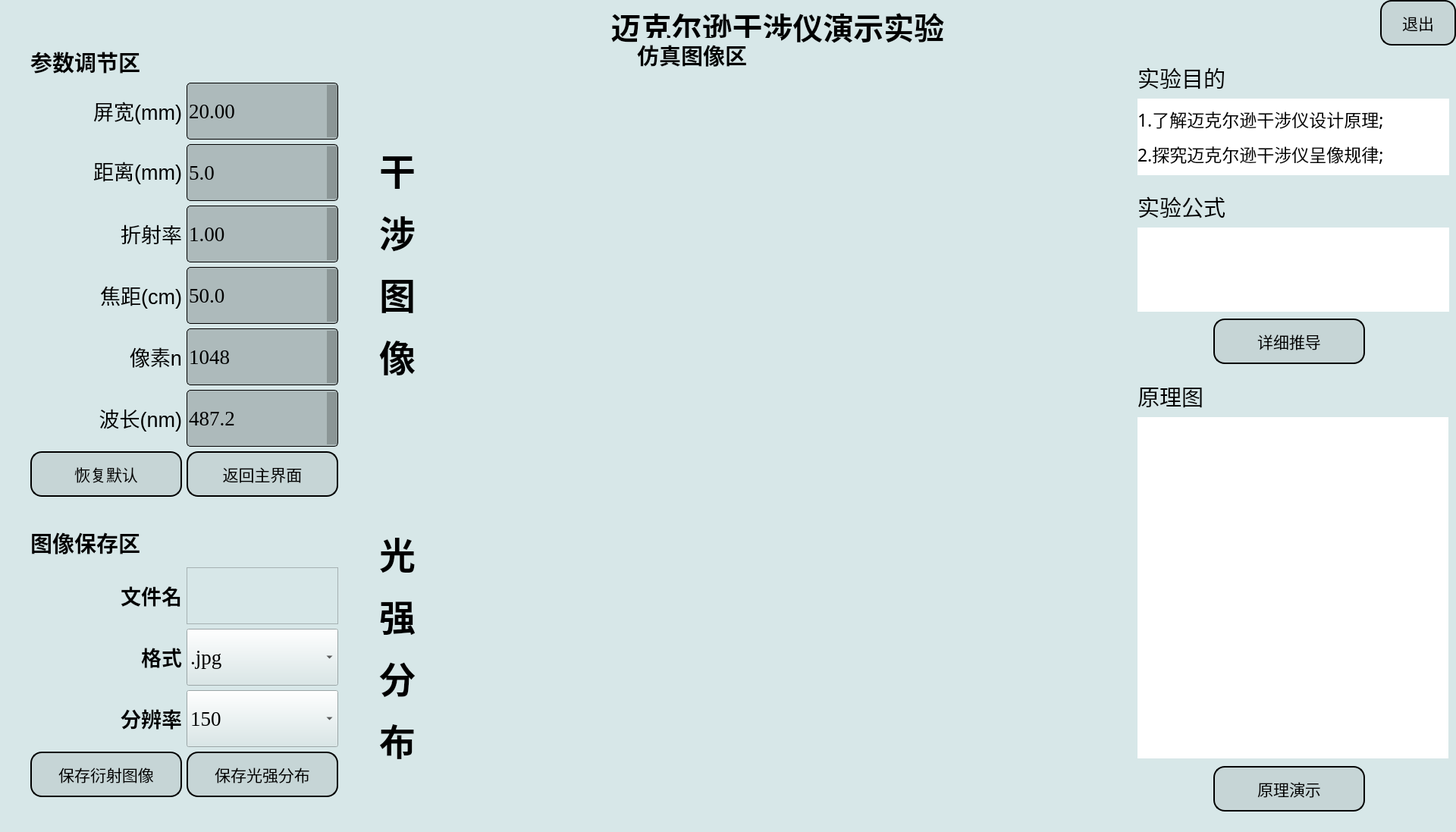
<?xml version="1.0" encoding="UTF-8"?>
<ui version="4.0">
 <class>MainWindow</class>
 <widget class="QWidget" name="MainWindow">
  <property name="geometry">
   <rect>
    <x>0</x>
    <y>0</y>
    <width>1920</width>
    <height>1097</height>
   </rect>
  </property>
  <property name="windowTitle">
   <string>Form</string>
  </property>
  <property name="styleSheet">
   <string notr="true">background-color: rgb(215, 231, 232);</string>
  </property>
  <widget class="QLabel" name="label">
   <property name="geometry">
    <rect>
     <x>580</x>
     <y>0</y>
     <width>891</width>
     <height>70</height>
    </rect>
   </property>
   <property name="font">
    <font>
     <family>宋体</family>
     <pointsize>30</pointsize>
    </font>
   </property>
   <property name="text">
    <string>&lt;html&gt;&lt;head/&gt;&lt;body&gt;&lt;p align=&quot;center&quot;&gt;&lt;span style=&quot; font-weight:600;&quot;&gt;迈克尔逊干涉仪演示实验&lt;/span&gt;&lt;/p&gt;&lt;/body&gt;&lt;/html&gt;</string>
   </property>
  </widget>
  <widget class="QWidget" name="formLayoutWidget">
   <property name="geometry">
    <rect>
     <x>40</x>
     <y>60</y>
     <width>411</width>
     <height>610</height>
    </rect>
   </property>
   <layout class="QFormLayout" name="formLayout">
    <property name="labelAlignment">
     <set>Qt::AlignLeading|Qt::AlignLeft|Qt::AlignTop</set>
    </property>
    <property name="formAlignment">
     <set>Qt::AlignLeading|Qt::AlignLeft|Qt::AlignTop</set>
    </property>
    <item row="0" column="0">
     <widget class="QLabel" name="label_4">
      <property name="font">
       <font>
        <family>宋体</family>
        <pointsize>22</pointsize>
       </font>
      </property>
      <property name="text">
       <string>&lt;html&gt;&lt;head/&gt;&lt;body&gt;&lt;p&gt;&lt;span style=&quot; font-weight:600;&quot;&gt;参数调节区&lt;/span&gt;&lt;/p&gt;&lt;/body&gt;&lt;/html&gt;</string>
      </property>
     </widget>
    </item>
    <item row="3" column="0">
     <widget class="QLabel" name="label_d">
      <property name="minimumSize">
       <size>
        <width>200</width>
        <height>0</height>
       </size>
      </property>
      <property name="text">
       <string>&lt;html&gt;&lt;head/&gt;&lt;body&gt;&lt;p align=&quot;right&quot;&gt;&lt;span style=&quot; font-size:20pt;&quot;&gt;距离(mm)&lt;/span&gt;&lt;/p&gt;&lt;/body&gt;&lt;/html&gt;</string>
      </property>
     </widget>
    </item>
    <item row="4" column="0">
     <widget class="QLabel" name="label_n">
      <property name="minimumSize">
       <size>
        <width>200</width>
        <height>75</height>
       </size>
      </property>
      <property name="text">
       <string>&lt;html&gt;&lt;head/&gt;&lt;body&gt;&lt;p align=&quot;right&quot;&gt;&lt;span style=&quot; font-size:20pt;&quot;&gt;折射率&lt;/span&gt;&lt;/p&gt;&lt;/body&gt;&lt;/html&gt;</string>
      </property>
     </widget>
    </item>
    <item row="6" column="0">
     <widget class="QLabel" name="label_N">
      <property name="minimumSize">
       <size>
        <width>200</width>
        <height>75</height>
       </size>
      </property>
      <property name="maximumSize">
       <size>
        <width>200</width>
        <height>16777215</height>
       </size>
      </property>
      <property name="text">
       <string>&lt;html&gt;&lt;head/&gt;&lt;body&gt;&lt;p align=&quot;right&quot;&gt;&lt;span style=&quot; font-size:20pt;&quot;&gt;像素n&lt;/span&gt;&lt;/p&gt;&lt;/body&gt;&lt;/html&gt;</string>
      </property>
     </widget>
    </item>
    <item row="7" column="0">
     <widget class="QLabel" name="label_lamda">
      <property name="minimumSize">
       <size>
        <width>200</width>
        <height>75</height>
       </size>
      </property>
      <property name="maximumSize">
       <size>
        <width>200</width>
        <height>16777215</height>
       </size>
      </property>
      <property name="text">
       <string>&lt;html&gt;&lt;head/&gt;&lt;body&gt;&lt;p align=&quot;right&quot;&gt;&lt;span style=&quot; font-size:20pt;&quot;&gt;波长(nm)&lt;/span&gt;&lt;/p&gt;&lt;/body&gt;&lt;/html&gt;</string>
      </property>
     </widget>
    </item>
    <item row="2" column="0">
     <widget class="QLabel" name="label_x">
      <property name="minimumSize">
       <size>
        <width>200</width>
        <height>75</height>
       </size>
      </property>
      <property name="maximumSize">
       <size>
        <width>200</width>
        <height>16777215</height>
       </size>
      </property>
      <property name="text">
       <string>&lt;html&gt;&lt;head/&gt;&lt;body&gt;&lt;p align=&quot;right&quot;&gt;&lt;span style=&quot; font-size:20pt;&quot;&gt;屏宽(mm)&lt;/span&gt;&lt;/p&gt;&lt;/body&gt;&lt;/html&gt;</string>
      </property>
     </widget>
    </item>
    <item row="5" column="0">
     <widget class="QLabel" name="label_f">
      <property name="minimumSize">
       <size>
        <width>200</width>
        <height>75</height>
       </size>
      </property>
      <property name="text">
       <string>&lt;html&gt;&lt;head/&gt;&lt;body&gt;&lt;p align=&quot;right&quot;&gt;&lt;span style=&quot; font-size:20pt;&quot;&gt;焦距(cm)&lt;/span&gt;&lt;/p&gt;&lt;/body&gt;&lt;/html&gt;</string>
      </property>
     </widget>
    </item>
    <item row="8" column="0">
     <widget class="QPushButton" name="pushButton_recover">
      <property name="minimumSize">
       <size>
        <width>200</width>
        <height>60</height>
       </size>
      </property>
      <property name="font">
       <font>
        <family>宋体</family>
        <pointsize>16</pointsize>
       </font>
      </property>
      <property name="styleSheet">
       <string notr="true">QPushButton {
    background-color: rgba(0,0,0,20);
    border: 1px solid #dcdfe6;
    padding: 10px;
    border-radius: 15px;
    border:2px solid rgb(0, 0, 0);
}

QPushButton:hover {
    background-color: #ecf5ff;
    color: #000000;
}

QPushButton:pressed, QPushButton:checked {
    border: 1px solid #3a8ee6;
    color: #409eff;
}

#button3 {
    border-radius: 20px;
}</string>
      </property>
      <property name="text">
       <string>恢复默认</string>
      </property>
     </widget>
    </item>
    <item row="8" column="1">
     <widget class="QPushButton" name="pushButton_return">
      <property name="minimumSize">
       <size>
        <width>200</width>
        <height>60</height>
       </size>
      </property>
      <property name="maximumSize">
       <size>
        <width>200</width>
        <height>16777215</height>
       </size>
      </property>
      <property name="font">
       <font>
        <family>宋体</family>
        <pointsize>16</pointsize>
       </font>
      </property>
      <property name="styleSheet">
       <string notr="true">QPushButton {
    background-color: rgba(0,0,0,20);
    border: 1px solid #dcdfe6;
    padding: 10px;
    border-radius: 15px;
    border:2px solid rgb(0, 0, 0);
}

QPushButton:hover {
    background-color: #ecf5ff;
    color: #000000;
}

QPushButton:pressed, QPushButton:checked {
    border: 1px solid #3a8ee6;
    color: #409eff;
}

#button3 {
    border-radius: 20px;
}</string>
      </property>
      <property name="text">
       <string>返回主界面</string>
      </property>
     </widget>
    </item>
    <item row="7" column="1">
     <widget class="QDoubleSpinBox" name="SpinBox_lamda">
      <property name="minimumSize">
       <size>
        <width>0</width>
        <height>75</height>
       </size>
      </property>
      <property name="maximumSize">
       <size>
        <width>200</width>
        <height>16777215</height>
       </size>
      </property>
      <property name="font">
       <font>
        <family>Times New Roman</family>
        <pointsize>20</pointsize>
       </font>
      </property>
      <property name="styleSheet">
       <string notr="true">/*QSpinBox*/
QDoubleSpinBox {
padding-right: 15px; /* make room for the arrows */
border:1px solid black;
border-radius:5px;
background:rgba(0,0,0,50);
}
/*
QDoubleSpinBox::up-button {
border-image:url(:/image/images/up_arrow.png)
}

QSpinBox::down-button {
border-image:url(:/image/images/down_arrow.png)
}
*/

QDoubleSpinBox::up-button:pressed {
margin-top:3px;
}

QDoubleSpinBox::down-button:pressed {
margin-bottom:3px;
}</string>
      </property>
      <property name="decimals">
       <number>1</number>
      </property>
      <property name="minimum">
       <double>400.000000000000000</double>
      </property>
      <property name="maximum">
       <double>780.000000000000000</double>
      </property>
      <property name="singleStep">
       <double>0.100000000000000</double>
      </property>
      <property name="value">
       <double>487.199999999999989</double>
      </property>
     </widget>
    </item>
    <item row="2" column="1">
     <widget class="QDoubleSpinBox" name="SpinBox_x">
      <property name="minimumSize">
       <size>
        <width>200</width>
        <height>75</height>
       </size>
      </property>
      <property name="maximumSize">
       <size>
        <width>200</width>
        <height>16777215</height>
       </size>
      </property>
      <property name="font">
       <font>
        <family>Times New Roman</family>
        <pointsize>20</pointsize>
       </font>
      </property>
      <property name="styleSheet">
       <string notr="true">/*QSpinBox*/
QDoubleSpinBox {
padding-right: 15px; /* make room for the arrows */
border:1px solid black;
border-radius:5px;
background:rgba(0,0,0,50);
}
/*
QDoubleSpinBox::up-button {
border-image:url(:/image/images/up_arrow.png)
}

QSpinBox::down-button {
border-image:url(:/image/images/down_arrow.png)
}
*/

QDoubleSpinBox::up-button:pressed {
margin-top:3px;
}

QDoubleSpinBox::down-button:pressed {
margin-bottom:3px;
}</string>
      </property>
      <property name="decimals">
       <number>2</number>
      </property>
      <property name="minimum">
       <double>0.010000000000000</double>
      </property>
      <property name="maximum">
       <double>20.000000000000000</double>
      </property>
      <property name="singleStep">
       <double>0.010000000000000</double>
      </property>
      <property name="value">
       <double>20.000000000000000</double>
      </property>
     </widget>
    </item>
    <item row="3" column="1">
     <widget class="QDoubleSpinBox" name="SpinBox_d">
      <property name="minimumSize">
       <size>
        <width>0</width>
        <height>75</height>
       </size>
      </property>
      <property name="maximumSize">
       <size>
        <width>200</width>
        <height>16777215</height>
       </size>
      </property>
      <property name="font">
       <font>
        <family>Times New Roman</family>
        <pointsize>20</pointsize>
       </font>
      </property>
      <property name="styleSheet">
       <string notr="true">/*QSpinBox*/
QDoubleSpinBox {
padding-right: 15px; /* make room for the arrows */
border:1px solid black;
border-radius:5px;
background:rgba(0,0,0,50);
}
/*
QDoubleSpinBox::up-button {
border-image:url(:/image/images/up_arrow.png)
}

QSpinBox::down-button {
border-image:url(:/image/images/down_arrow.png)
}
*/

QDoubleSpinBox::up-button:pressed {
margin-top:3px;
}

QDoubleSpinBox::down-button:pressed {
margin-bottom:3px;
}</string>
      </property>
      <property name="decimals">
       <number>1</number>
      </property>
      <property name="minimum">
       <double>0.000000000000000</double>
      </property>
      <property name="maximum">
       <double>10.000000000000000</double>
      </property>
      <property name="singleStep">
       <double>0.010000000000000</double>
      </property>
      <property name="value">
       <double>5.000000000000000</double>
      </property>
     </widget>
    </item>
    <item row="4" column="1">
     <widget class="QDoubleSpinBox" name="SpinBox_n">
      <property name="minimumSize">
       <size>
        <width>0</width>
        <height>75</height>
       </size>
      </property>
      <property name="maximumSize">
       <size>
        <width>200</width>
        <height>16777215</height>
       </size>
      </property>
      <property name="font">
       <font>
        <family>Times New Roman</family>
        <pointsize>20</pointsize>
       </font>
      </property>
      <property name="styleSheet">
       <string notr="true">/*QSpinBox*/
QDoubleSpinBox {
padding-right: 15px; /* make room for the arrows */
border:1px solid black;
border-radius:5px;
background:rgba(0,0,0,50);
}
/*
QDoubleSpinBox::up-button {
border-image:url(:/image/images/up_arrow.png)
}

QSpinBox::down-button {
border-image:url(:/image/images/down_arrow.png)
}
*/

QDoubleSpinBox::up-button:pressed {
margin-top:3px;
}

QDoubleSpinBox::down-button:pressed {
margin-bottom:3px;
}</string>
      </property>
      <property name="decimals">
       <number>2</number>
      </property>
      <property name="minimum">
       <double>1.000000000000000</double>
      </property>
      <property name="maximum">
       <double>100.000000000000000</double>
      </property>
      <property name="singleStep">
       <double>0.010000000000000</double>
      </property>
      <property name="value">
       <double>1.000000000000000</double>
      </property>
     </widget>
    </item>
    <item row="5" column="1">
     <widget class="QDoubleSpinBox" name="SpinBox_f">
      <property name="minimumSize">
       <size>
        <width>0</width>
        <height>75</height>
       </size>
      </property>
      <property name="maximumSize">
       <size>
        <width>200</width>
        <height>16777215</height>
       </size>
      </property>
      <property name="font">
       <font>
        <family>Times New Roman</family>
        <pointsize>20</pointsize>
       </font>
      </property>
      <property name="styleSheet">
       <string notr="true">/*QSpinBox*/
QDoubleSpinBox {
padding-right: 15px; /* make room for the arrows */
border:1px solid black;
border-radius:5px;
background:rgba(0,0,0,50);
}
/*
QDoubleSpinBox::up-button {
border-image:url(:/image/images/up_arrow.png)
}

QSpinBox::down-button {
border-image:url(:/image/images/down_arrow.png)
}
*/

QDoubleSpinBox::up-button:pressed {
margin-top:3px;
}

QDoubleSpinBox::down-button:pressed {
margin-bottom:3px;
}</string>
      </property>
      <property name="decimals">
       <number>1</number>
      </property>
      <property name="minimum">
       <double>0.000000000000000</double>
      </property>
      <property name="maximum">
       <double>100.000000000000000</double>
      </property>
      <property name="singleStep">
       <double>0.100000000000000</double>
      </property>
      <property name="value">
       <double>50.000000000000000</double>
      </property>
     </widget>
    </item>
    <item row="6" column="1">
     <widget class="QSpinBox" name="SpinBox_N">
      <property name="minimumSize">
       <size>
        <width>0</width>
        <height>75</height>
       </size>
      </property>
      <property name="maximumSize">
       <size>
        <width>200</width>
        <height>16777215</height>
       </size>
      </property>
      <property name="font">
       <font>
        <family>Times New Roman</family>
        <pointsize>20</pointsize>
        <weight>50</weight>
        <bold>false</bold>
       </font>
      </property>
      <property name="styleSheet">
       <string notr="true">/*QSpinBox*/
QSpinBox {
padding-right: 15px; /* make room for the arrows */
border:1px solid black;
border-radius:5px;
background:rgba(0,0,0,50);
}
/*
QDoubleSpinBox::up-button {
border-image:url(:/image/images/up_arrow.png)
}

QSpinBox::down-button {
border-image:url(:/image/images/down_arrow.png)
}
*/

QSpinBox::up-button:pressed {
margin-top:3px;
}

QSpinBox::down-button:pressed {
margin-bottom:3px;
}</string>
      </property>
      <property name="minimum">
       <number>200</number>
      </property>
      <property name="maximum">
       <number>2000</number>
      </property>
      <property name="value">
       <number>1048</number>
      </property>
     </widget>
    </item>
   </layout>
   <zorder>label_4</zorder>
   <zorder>label_x</zorder>
   <zorder>label_d</zorder>
   <zorder>label_n</zorder>
   <zorder>label_f</zorder>
   <zorder>label_N</zorder>
   <zorder>label_lamda</zorder>
   <zorder>pushButton_recover</zorder>
   <zorder>pushButton_return</zorder>
   <zorder>SpinBox_lamda</zorder>
   <zorder>SpinBox_N</zorder>
   <zorder>SpinBox_f</zorder>
   <zorder>SpinBox_n</zorder>
   <zorder>SpinBox_d</zorder>
   <zorder>SpinBox_x</zorder>
  </widget>
  <widget class="QWidget" name="formLayoutWidget_2">
   <property name="geometry">
    <rect>
     <x>40</x>
     <y>690</y>
     <width>411</width>
     <height>361</height>
    </rect>
   </property>
   <layout class="QFormLayout" name="formLayout_2">
    <property name="labelAlignment">
     <set>Qt::AlignLeading|Qt::AlignLeft|Qt::AlignTop</set>
    </property>
    <property name="formAlignment">
     <set>Qt::AlignLeading|Qt::AlignLeft|Qt::AlignTop</set>
    </property>
    <item row="0" column="0">
     <widget class="QLabel" name="label_5">
      <property name="font">
       <font>
        <family>宋体</family>
        <pointsize>22</pointsize>
       </font>
      </property>
      <property name="text">
       <string>&lt;html&gt;&lt;head/&gt;&lt;body&gt;&lt;p&gt;&lt;span style=&quot; font-weight:600;&quot;&gt;图像保存区&lt;/span&gt;&lt;/p&gt;&lt;/body&gt;&lt;/html&gt;</string>
      </property>
     </widget>
    </item>
    <item row="1" column="0">
     <widget class="QLabel" name="label_x_2">
      <property name="minimumSize">
       <size>
        <width>200</width>
        <height>75</height>
       </size>
      </property>
      <property name="maximumSize">
       <size>
        <width>200</width>
        <height>75</height>
       </size>
      </property>
      <property name="text">
       <string>&lt;html&gt;&lt;head/&gt;&lt;body&gt;&lt;p align=&quot;right&quot;&gt;&lt;span style=&quot; font-size:20pt; font-weight:600;&quot;&gt;文件名&lt;/span&gt;&lt;/p&gt;&lt;/body&gt;&lt;/html&gt;</string>
      </property>
     </widget>
    </item>
    <item row="2" column="1">
     <widget class="QComboBox" name="comboBox_style">
      <property name="minimumSize">
       <size>
        <width>200</width>
        <height>75</height>
       </size>
      </property>
      <property name="maximumSize">
       <size>
        <width>200</width>
        <height>75</height>
       </size>
      </property>
      <property name="font">
       <font>
        <family>Times New Roman</family>
        <pointsize>20</pointsize>
       </font>
      </property>
      <property name="styleSheet">
       <string notr="true"/>
      </property>
      <item>
       <property name="text">
        <string>.jpg</string>
       </property>
      </item>
      <item>
       <property name="text">
        <string>.png</string>
       </property>
      </item>
      <item>
       <property name="text">
        <string>.bmp</string>
       </property>
      </item>
     </widget>
    </item>
    <item row="2" column="0">
     <widget class="QLabel" name="label_d_2">
      <property name="minimumSize">
       <size>
        <width>200</width>
        <height>75</height>
       </size>
      </property>
      <property name="maximumSize">
       <size>
        <width>200</width>
        <height>75</height>
       </size>
      </property>
      <property name="text">
       <string>&lt;html&gt;&lt;head/&gt;&lt;body&gt;&lt;p align=&quot;right&quot;&gt;&lt;span style=&quot; font-size:20pt; font-weight:600;&quot;&gt;格式&lt;/span&gt;&lt;/p&gt;&lt;/body&gt;&lt;/html&gt;</string>
      </property>
     </widget>
    </item>
    <item row="3" column="1">
     <widget class="QComboBox" name="comboBox_N">
      <property name="minimumSize">
       <size>
        <width>200</width>
        <height>75</height>
       </size>
      </property>
      <property name="maximumSize">
       <size>
        <width>200</width>
        <height>75</height>
       </size>
      </property>
      <property name="font">
       <font>
        <family>Times New Roman</family>
        <pointsize>20</pointsize>
       </font>
      </property>
      <item>
       <property name="text">
        <string>150</string>
       </property>
      </item>
      <item>
       <property name="text">
        <string>300</string>
       </property>
      </item>
      <item>
       <property name="text">
        <string>450</string>
       </property>
      </item>
      <item>
       <property name="text">
        <string>600</string>
       </property>
      </item>
     </widget>
    </item>
    <item row="3" column="0">
     <widget class="QLabel" name="label_n_2">
      <property name="minimumSize">
       <size>
        <width>200</width>
        <height>75</height>
       </size>
      </property>
      <property name="maximumSize">
       <size>
        <width>200</width>
        <height>75</height>
       </size>
      </property>
      <property name="text">
       <string>&lt;html&gt;&lt;head/&gt;&lt;body&gt;&lt;p align=&quot;right&quot;&gt;&lt;span style=&quot; font-size:20pt; font-weight:600;&quot;&gt;分辨率&lt;/span&gt;&lt;/p&gt;&lt;/body&gt;&lt;/html&gt;</string>
      </property>
     </widget>
    </item>
    <item row="4" column="1">
     <widget class="QPushButton" name="pushButton_Save2">
      <property name="minimumSize">
       <size>
        <width>200</width>
        <height>60</height>
       </size>
      </property>
      <property name="maximumSize">
       <size>
        <width>200</width>
        <height>16777215</height>
       </size>
      </property>
      <property name="font">
       <font>
        <family>宋体</family>
        <pointsize>16</pointsize>
       </font>
      </property>
      <property name="styleSheet">
       <string notr="true">QPushButton {
    background-color: rgba(0,0,0,20);
    border: 1px solid #dcdfe6;
    padding: 10px;
    border-radius: 15px;
    border:2px solid rgb(0, 0, 0);
}

QPushButton:hover {
    background-color: #ecf5ff;
    color: #000000;
}

QPushButton:pressed, QPushButton:checked {
    border: 1px solid #3a8ee6;
    color: #409eff;
}

#button3 {
    border-radius: 20px;
}</string>
      </property>
      <property name="text">
       <string>保存光强分布</string>
      </property>
     </widget>
    </item>
    <item row="4" column="0">
     <widget class="QPushButton" name="pushButton_Save1">
      <property name="minimumSize">
       <size>
        <width>200</width>
        <height>60</height>
       </size>
      </property>
      <property name="font">
       <font>
        <family>宋体</family>
        <pointsize>16</pointsize>
       </font>
      </property>
      <property name="styleSheet">
       <string notr="true">QPushButton {
    background-color: rgba(0,0,0,20);
    border: 1px solid #dcdfe6;
    padding: 10px;
    border-radius: 15px;
    border:2px solid rgb(0, 0, 0);
}

QPushButton:hover {
    background-color: #ecf5ff;
    color: #000000;
}

QPushButton:pressed, QPushButton:checked {
    border: 1px solid #3a8ee6;
    color: #409eff;
}

#button3 {
    border-radius: 20px;
}</string>
      </property>
      <property name="text">
       <string>保存衍射图像</string>
      </property>
     </widget>
    </item>
    <item row="1" column="1">
     <widget class="QTextEdit" name="textEdit_name">
      <property name="maximumSize">
       <size>
        <width>200</width>
        <height>75</height>
       </size>
      </property>
      <property name="font">
       <font>
        <family>宋体</family>
        <pointsize>18</pointsize>
       </font>
      </property>
     </widget>
    </item>
   </layout>
   <zorder>label_5</zorder>
   <zorder>label_x_2</zorder>
   <zorder>textEdit_name</zorder>
   <zorder>label_d_2</zorder>
   <zorder>comboBox_style</zorder>
   <zorder>label_n_2</zorder>
   <zorder>comboBox_N</zorder>
   <zorder>pushButton_Save1</zorder>
   <zorder>pushButton_Save2</zorder>
  </widget>
  <widget class="QWidget" name="formLayoutWidget_3">
   <property name="geometry">
    <rect>
     <x>500</x>
     <y>90</y>
     <width>72</width>
     <height>1018</height>
    </rect>
   </property>
   <layout class="QFormLayout" name="formLayout_3">
    <item row="0" column="1">
     <layout class="QFormLayout" name="formLayout_4"/>
    </item>
    <item row="2" column="0">
     <widget class="QLabel" name="label_I">
      <property name="minimumSize">
       <size>
        <width>0</width>
        <height>500</height>
       </size>
      </property>
      <property name="maximumSize">
       <size>
        <width>100</width>
        <height>400</height>
       </size>
      </property>
      <property name="text">
       <string>&lt;html&gt;&lt;head/&gt;&lt;body&gt;&lt;p&gt;&lt;span style=&quot; font-size:36pt; font-weight:600;&quot;&gt;光&lt;/span&gt;&lt;/p&gt;&lt;p&gt;&lt;span style=&quot; font-size:36pt; font-weight:600;&quot;&gt;强&lt;/span&gt;&lt;/p&gt;&lt;p&gt;&lt;span style=&quot; font-size:36pt; font-weight:600;&quot;&gt;分&lt;/span&gt;&lt;/p&gt;&lt;p&gt;&lt;span style=&quot; font-size:36pt; font-weight:600;&quot;&gt;布&lt;/span&gt;&lt;/p&gt;&lt;/body&gt;&lt;/html&gt;</string>
      </property>
     </widget>
    </item>
    <item row="1" column="0">
     <widget class="QLabel" name="label_diffraction">
      <property name="minimumSize">
       <size>
        <width>0</width>
        <height>500</height>
       </size>
      </property>
      <property name="maximumSize">
       <size>
        <width>100</width>
        <height>500</height>
       </size>
      </property>
      <property name="text">
       <string>&lt;html&gt;&lt;head/&gt;&lt;body&gt;&lt;p&gt;&lt;span style=&quot; font-size:36pt; font-weight:600;&quot;&gt;干&lt;/span&gt;&lt;/p&gt;&lt;p&gt;&lt;span style=&quot; font-size:36pt; font-weight:600;&quot;&gt;涉&lt;/span&gt;&lt;/p&gt;&lt;p&gt;&lt;span style=&quot; font-size:36pt; font-weight:600;&quot;&gt;图&lt;/span&gt;&lt;/p&gt;&lt;p&gt;&lt;span style=&quot; font-size:36pt; font-weight:600;&quot;&gt;像&lt;/span&gt;&lt;/p&gt;&lt;/body&gt;&lt;/html&gt;</string>
      </property>
     </widget>
    </item>
   </layout>
  </widget>
  <widget class="QPushButton" name="pushButton_exit">
   <property name="geometry">
    <rect>
     <x>1820</x>
     <y>0</y>
     <width>100</width>
     <height>60</height>
    </rect>
   </property>
   <property name="minimumSize">
    <size>
     <width>100</width>
     <height>60</height>
    </size>
   </property>
   <property name="maximumSize">
    <size>
     <width>100</width>
     <height>16777215</height>
    </size>
   </property>
   <property name="font">
    <font>
     <family>宋体</family>
     <pointsize>16</pointsize>
    </font>
   </property>
   <property name="styleSheet">
    <string notr="true">QPushButton {
    background-color: rgba(0,0,0,20);
    border: 1px solid #dcdfe6;
    padding: 10px;
    border-radius: 15px;
    border:2px solid rgb(0, 0, 0);
}

QPushButton:hover {
    background-color: #ecf5ff;
    color: #000000;
}

QPushButton:pressed, QPushButton:checked {
    border: 1px solid #3a8ee6;
    color: #409eff;
}

#button3 {
    border-radius: 20px;
}</string>
   </property>
   <property name="text">
    <string>退出</string>
   </property>
  </widget>
  <widget class="QWidget" name="formLayoutWidget_4">
   <property name="geometry">
    <rect>
     <x>610</x>
     <y>310</y>
     <width>1021</width>
     <height>341</height>
    </rect>
   </property>
   <layout class="QFormLayout" name="formLayout_diffraction"/>
  </widget>
  <widget class="QWidget" name="formLayoutWidget_5">
   <property name="geometry">
    <rect>
     <x>610</x>
     <y>680</y>
     <width>1021</width>
     <height>391</height>
    </rect>
   </property>
   <layout class="QFormLayout" name="formLayout_I"/>
  </widget>
  <widget class="QLabel" name="label_7">
   <property name="geometry">
    <rect>
     <x>840</x>
     <y>50</y>
     <width>190</width>
     <height>46</height>
    </rect>
   </property>
   <property name="font">
    <font>
     <family>宋体</family>
     <pointsize>22</pointsize>
    </font>
   </property>
   <property name="text">
    <string>&lt;html&gt;&lt;head/&gt;&lt;body&gt;&lt;p&gt;&lt;span style=&quot; font-weight:600;&quot;&gt;仿真图像区&lt;/span&gt;&lt;/p&gt;&lt;/body&gt;&lt;/html&gt;</string>
   </property>
  </widget>
  <widget class="QLabel" name="label_8">
   <property name="geometry">
    <rect>
     <x>1500</x>
     <y>80</y>
     <width>191</width>
     <height>46</height>
    </rect>
   </property>
   <property name="font">
    <font>
     <family>宋体</family>
     <pointsize>22</pointsize>
    </font>
   </property>
   <property name="text">
    <string>&lt;html&gt;&lt;head/&gt;&lt;body&gt;&lt;p&gt;实验目的&lt;/p&gt;&lt;/body&gt;&lt;/html&gt;</string>
   </property>
  </widget>
  <widget class="QLabel" name="label_2">
   <property name="geometry">
    <rect>
     <x>1500</x>
     <y>130</y>
     <width>411</width>
     <height>101</height>
    </rect>
   </property>
   <property name="font">
    <font>
     <family>宋体</family>
     <pointsize>18</pointsize>
    </font>
   </property>
   <property name="styleSheet">
    <string notr="true">background-color:rgb(255, 255, 255)</string>
   </property>
   <property name="text">
    <string>&lt;html&gt;&lt;head/&gt;&lt;body&gt;&lt;p&gt;&lt;span style=&quot; font-size:17pt;&quot;&gt;1.了解迈克尔逊干涉仪设计原理;&lt;/span&gt;&lt;/p&gt;&lt;p&gt;&lt;span style=&quot; font-size:17pt;&quot;&gt;2.探究迈克尔逊干涉仪呈像规律;&lt;/span&gt;&lt;/p&gt;&lt;/body&gt;&lt;/html&gt;</string>
   </property>
  </widget>
  <widget class="QLabel" name="label_3">
   <property name="geometry">
    <rect>
     <x>1500</x>
     <y>300</y>
     <width>411</width>
     <height>111</height>
    </rect>
   </property>
   <property name="styleSheet">
    <string notr="true">background-color:rgb(255, 255, 255)</string>
   </property>
   <property name="text">
    <string>&lt;html&gt;&lt;head/&gt;&lt;body&gt;&lt;p&gt;&lt;img src=&quot;:/新前缀/迈克尔逊公式.gif&quot;/&gt;&lt;/p&gt;&lt;/body&gt;&lt;/html&gt;</string>
   </property>
  </widget>
  <widget class="QLabel" name="label_6">
   <property name="geometry">
    <rect>
     <x>1500</x>
     <y>550</y>
     <width>410</width>
     <height>450</height>
    </rect>
   </property>
   <property name="styleSheet">
    <string notr="true">background-color:rgb(255, 255, 255)</string>
   </property>
   <property name="text">
    <string>&lt;html&gt;&lt;head/&gt;&lt;body&gt;&lt;p&gt;&lt;img src=&quot;:/asd w /原理图.png&quot;/&gt;&lt;/p&gt;&lt;/body&gt;&lt;/html&gt;</string>
   </property>
  </widget>
  <widget class="QPushButton" name="pushButton_start2">
   <property name="geometry">
    <rect>
     <x>1600</x>
     <y>420</y>
     <width>200</width>
     <height>60</height>
    </rect>
   </property>
   <property name="minimumSize">
    <size>
     <width>200</width>
     <height>60</height>
    </size>
   </property>
   <property name="font">
    <font>
     <family>宋体</family>
     <pointsize>16</pointsize>
    </font>
   </property>
   <property name="styleSheet">
    <string notr="true">QPushButton {
    background-color: rgba(0,0,0,20);
    border: 1px solid #dcdfe6;
    padding: 10px;
    border-radius: 15px;
    border:2px solid rgb(0, 0, 0);
}

QPushButton:hover {
    background-color: #ecf5ff;
    color: #000000;
}

QPushButton:pressed, QPushButton:checked {
    border: 1px solid #3a8ee6;
    color: #409eff;
}

#button3 {
    border-radius: 20px;
}</string>
   </property>
   <property name="text">
    <string>详细推导</string>
   </property>
  </widget>
  <widget class="QLabel" name="label_9">
   <property name="geometry">
    <rect>
     <x>1500</x>
     <y>250</y>
     <width>191</width>
     <height>46</height>
    </rect>
   </property>
   <property name="font">
    <font>
     <family>宋体</family>
     <pointsize>22</pointsize>
    </font>
   </property>
   <property name="text">
    <string>&lt;html&gt;&lt;head/&gt;&lt;body&gt;&lt;p&gt;实验公式&lt;/p&gt;&lt;/body&gt;&lt;/html&gt;</string>
   </property>
  </widget>
  <widget class="QLabel" name="label_10">
   <property name="geometry">
    <rect>
     <x>1500</x>
     <y>500</y>
     <width>191</width>
     <height>46</height>
    </rect>
   </property>
   <property name="font">
    <font>
     <family>宋体</family>
     <pointsize>22</pointsize>
    </font>
   </property>
   <property name="text">
    <string>&lt;html&gt;&lt;head/&gt;&lt;body&gt;&lt;p&gt;原理图&lt;/p&gt;&lt;/body&gt;&lt;/html&gt;</string>
   </property>
  </widget>
  <widget class="QPushButton" name="pushButton_start1">
   <property name="geometry">
    <rect>
     <x>1600</x>
     <y>1010</y>
     <width>200</width>
     <height>60</height>
    </rect>
   </property>
   <property name="minimumSize">
    <size>
     <width>200</width>
     <height>60</height>
    </size>
   </property>
   <property name="font">
    <font>
     <family>宋体</family>
     <pointsize>16</pointsize>
    </font>
   </property>
   <property name="styleSheet">
    <string notr="true">QPushButton {
    background-color: rgba(0,0,0,20);
    border: 1px solid #dcdfe6;
    padding: 10px;
    border-radius: 15px;
    border:2px solid rgb(0, 0, 0);
}

QPushButton:hover {
    background-color: #ecf5ff;
    color: #000000;
}

QPushButton:pressed, QPushButton:checked {
    border: 1px solid #3a8ee6;
    color: #409eff;
}

#button3 {
    border-radius: 20px;
}</string>
   </property>
   <property name="text">
    <string>原理演示</string>
   </property>
  </widget>
  <zorder>formLayoutWidget</zorder>
  <zorder>formLayoutWidget_2</zorder>
  <zorder>formLayoutWidget_3</zorder>
  <zorder>pushButton_exit</zorder>
  <zorder>formLayoutWidget_4</zorder>
  <zorder>formLayoutWidget_5</zorder>
  <zorder>label</zorder>
  <zorder>label_7</zorder>
  <zorder>label_8</zorder>
  <zorder>label_2</zorder>
  <zorder>label_3</zorder>
  <zorder>label_6</zorder>
  <zorder>pushButton_start2</zorder>
  <zorder>label_9</zorder>
  <zorder>label_10</zorder>
  <zorder>pushButton_start1</zorder>
 </widget>
 <resources>
  <include location="img/原理图 - 副本.qrc"/>
 </resources>
 <connections/>
</ui>
